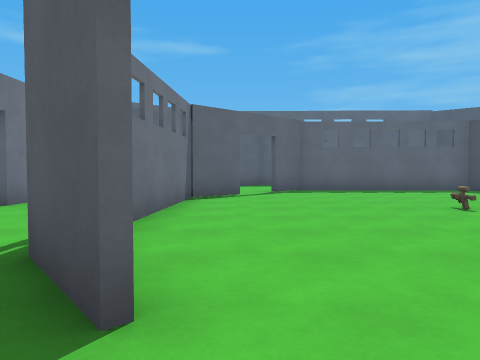
view 1 (above)

15 first-person views from a walk through a level from a Godot 3-D game. The camera is 1.3 m above the floor, tilts 2° down and sees 70° across. The floor is counted in squares, 2 m on a side. Each view is taken from the middle of a square. On the plan, view 1 faces up. The plan holds only what a view shows up to about 10 squares ahead; the rest is blank. The place goes on beyond the plan. Surface patterns are stand-ins for the level's own textures.

view 2
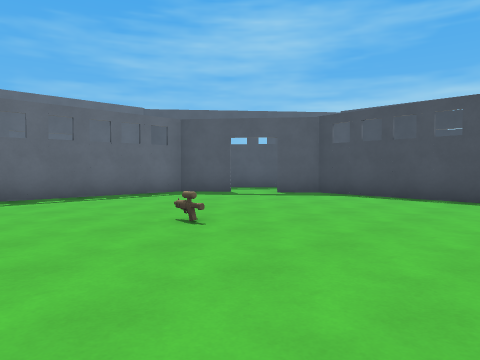

view 3
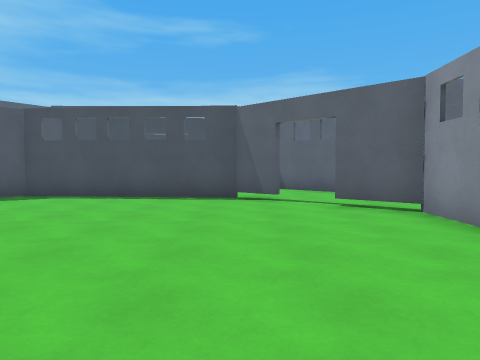

view 4
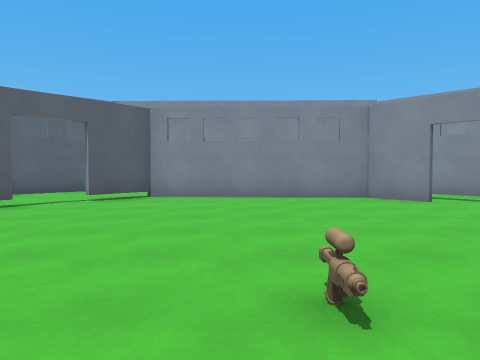

view 5
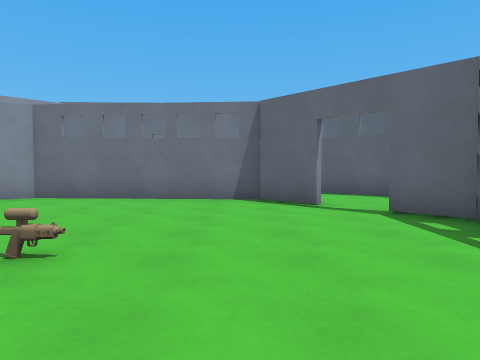

view 6
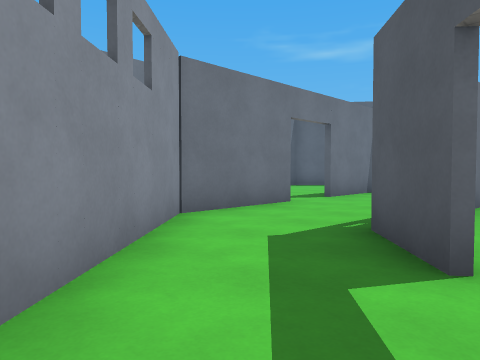

view 7
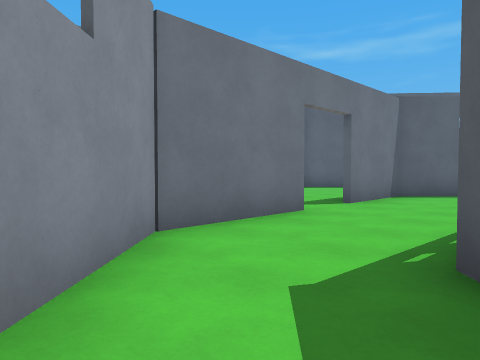

view 8
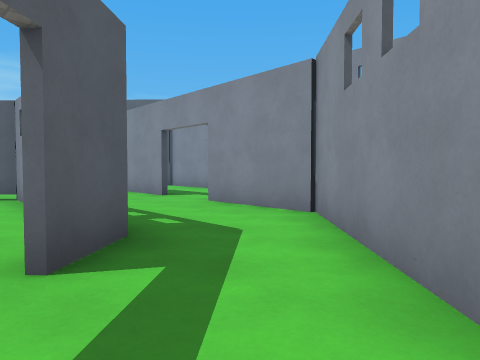

view 9
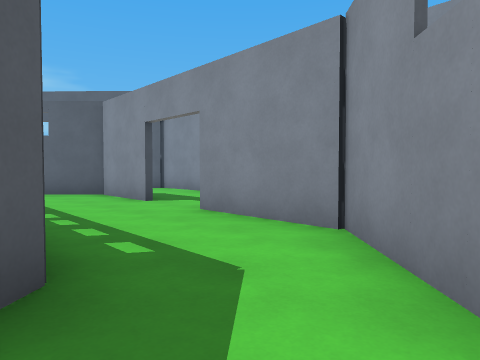

view 10
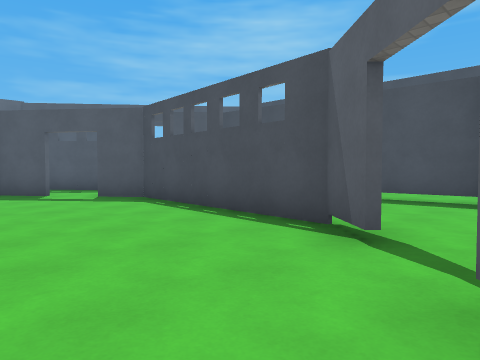

view 11
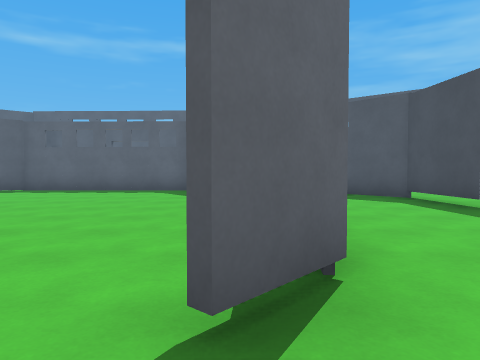

view 12
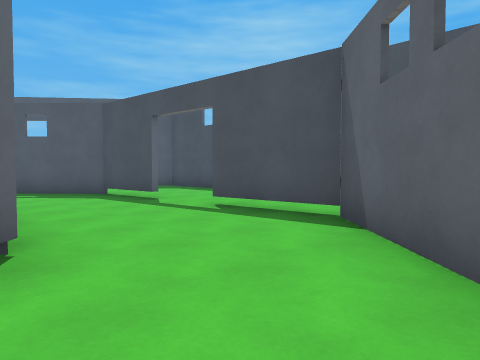

view 13
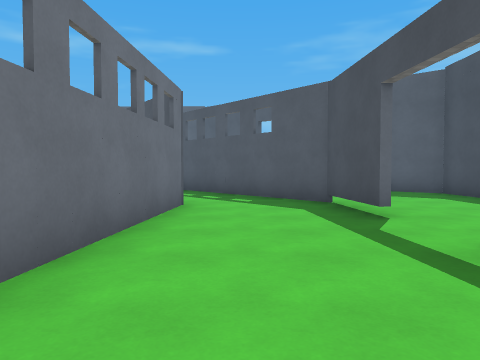

view 14
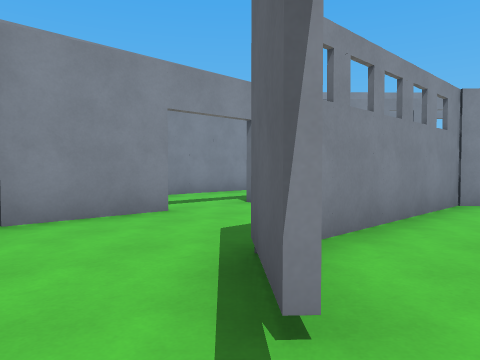

view 15
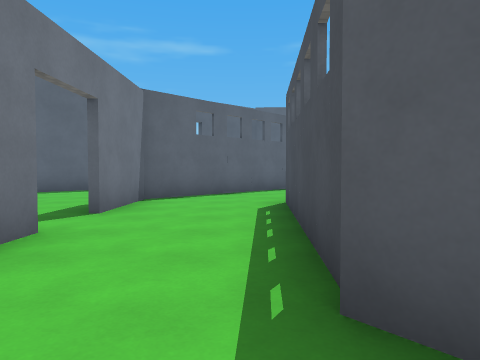

### Floor plan
Key: @ floor where view 1 was taken; # wall or solid block; . floor; G gun.
Columns run from 7 left of view 1 to 15 right of it. Each row starts with its distance up from view 1.
 10 #.  ##..####### ##   .#
  9 .. ##.........##.## ..#
  8  ..#..##.......##.##..
  7  ..#..#.........#..#..
  6   .#..#.........#..#..
  5   ....#....G....#....
  4    #..#.........#....
  3    #..#.........#..#..
  2    #..#........##..#..
  1    ##.............##.
  0     ##.@#....##..##
 -1      ##.######.. #
 -2       ##.......
 -3        ####..###
 -4           ....
 -5          ......
 -6         ###   #

Where each view was taken, in squares from view 1:
view 1: 0 up, 0 right, facing up
view 2: 2 up, 1 right, facing up-right
view 3: 2 up, 1 right, facing right
view 4: 7 up, 4 right, facing down
view 5: 7 up, 6 right, facing left
view 6: 1 down, 0 right, facing up-left
view 7: 0 up, 1 left, facing up-left
view 8: 1 up, 2 left, facing down-right
view 9: 0 up, 1 left, facing down-right
view 10: 0 up, 5 right, facing up-right
view 11: 0 up, 8 right, facing up
view 12: 1 down, 8 right, facing up-right
view 13: 1 up, 10 right, facing up
view 14: 1 up, 8 right, facing down-left
view 15: 1 up, 2 left, facing up
